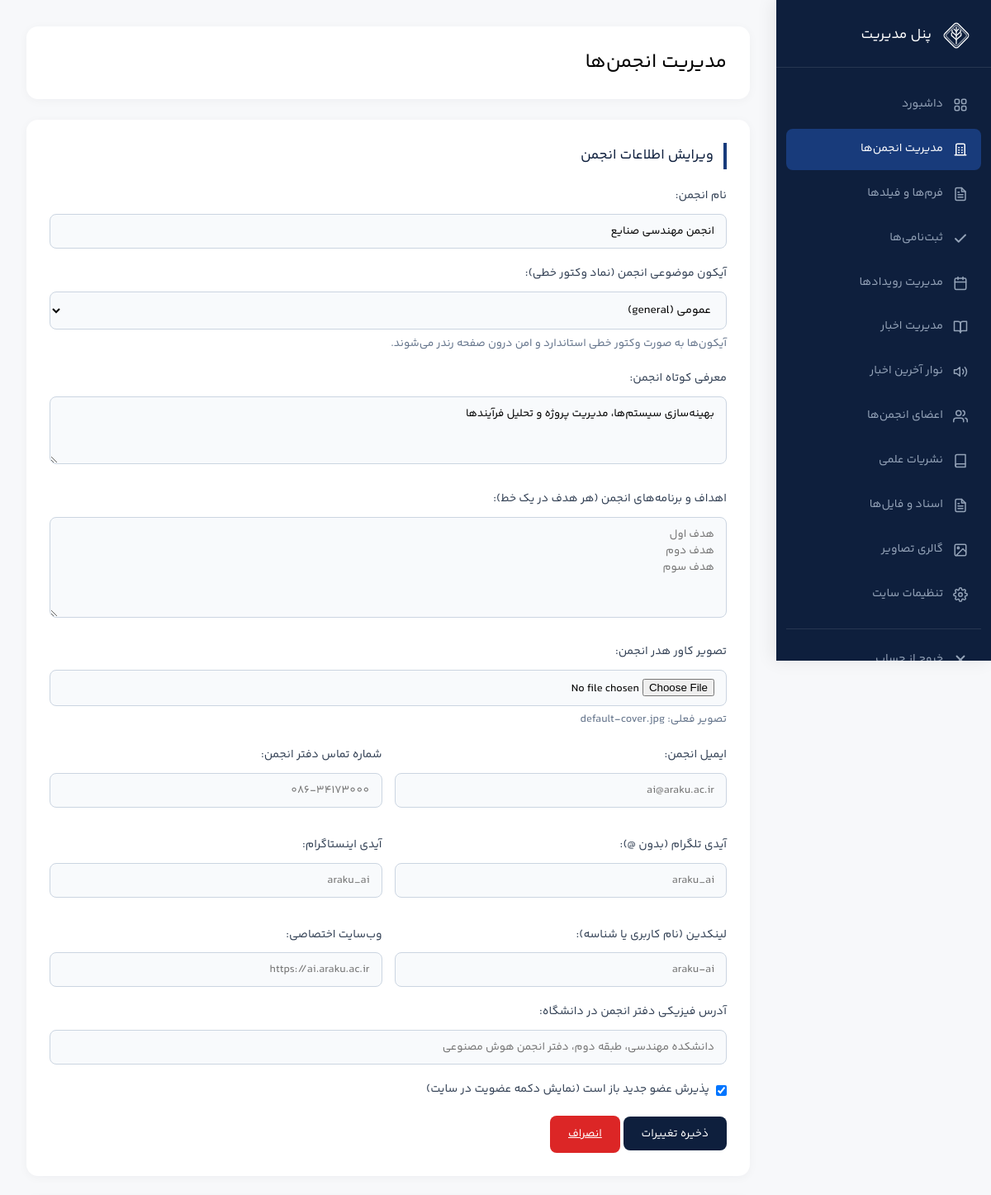
The app's page /admin/associations.php?edit=7 (signed in, upper part), older data.
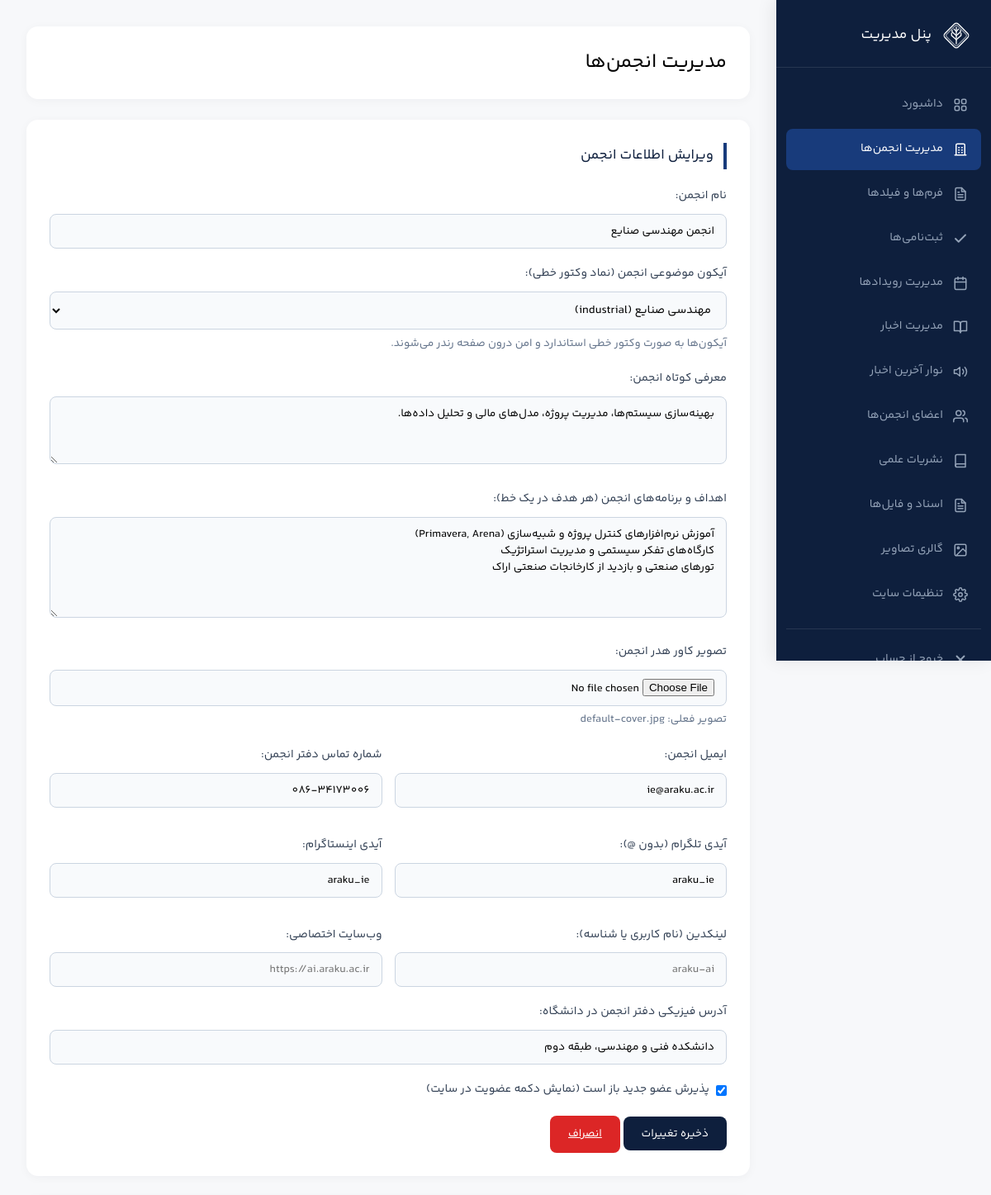
The same page, newer data.
### tables this page shows
CREATE TABLE IF NOT EXISTS `associations` (
  `id` int(11) NOT NULL AUTO_INCREMENT PRIMARY KEY,
  `name` varchar(255) NOT NULL,
  `description` text,
  `goals` text,
  `icon` varchar(255) DEFAULT NULL,
  `icon_key` varchar(50) DEFAULT 'general',
  `cover_image` varchar(255) DEFAULT NULL,
  `email` varchar(255) DEFAULT NULL,
  `phone` varchar(50) DEFAULT NULL,
  `telegram` varchar(100) DEFAULT NULL,
  `instagram` varchar(100) DEFAULT NULL,
  `linkedin` varchar(100) DEFAULT NULL,
  `website` varchar(255) DEFAULT NULL,
  `address` text,
  `membership_open` tinyint(1) DEFAULT 1
) DEFAULT CHARSET=utf8mb4;

### includes/icons.php (called while the page is built, shortened)
<?php
function assocIconCatalog() {
    return [
        'ai'         => 'هوش مصنوعی',
        'humanities' => 'علوم انسانی',
        'biology'    => 'زیست‌شناسی',
        'physics'    => 'فیزیک',
        'chemistry'  => 'شیمی',
        'computer'   => 'کامپیوتر',
        'industrial' => 'مهندسی صنایع',
        'math'       => 'ریاضی',
        'general'    => 'عمومی',
    ];
}

### admin/associations.php (the view, shortened to what the changed rows need)
<?php
require_once __DIR__ . '/../includes/db.php';
require_once __DIR__ . '/../includes/icons.php';
$edit = null;
if (isset($_GET['edit'])) {
    $stmt = $pdo->prepare("SELECT * FROM associations WHERE id=?");
    $stmt->execute([(int)$_GET['edit']]);
    $edit = $stmt->fetch();
}
$list = $pdo->query("SELECT * FROM associations ORDER BY id DESC")->fetchAll();
$catalog = assocIconCatalog();
include 'inc/header.php'; ?>
<div class="admin-header"><h2>مدیریت انجمن‌ها</h2></div>
<div class="admin-card">
    <form method="POST" enctype="multipart/form-data">
        <div class="form-group">
            <label>نام انجمن:</label>
            <input type="text" name="name" value="<?= htmlspecialchars($edit['name'] ?? '') ?>" required>
        </div>
        <div class="form-group">
            <label>آیکون موضوعی انجمن (نماد وکتور خطی):</label>
            <select name="icon_key" style="font-size:14px;">
                <?php foreach ($catalog as $key => $title): ?>
                    <option value="<?= $key ?>" <?= ($edit['icon_key'] ?? '') === $key ? 'selected' : '' ?>>
                        <?= htmlspecialchars($title) ?> (<?= $key ?>)
                    </option>
                <?php endforeach; ?>
            </select>
            <small style="color:#64748b; display:block; margin-top:5px;">آیکون‌ها به صورت وکتور خطی استاندارد و امن درون صفحه رندر می‌شوند.</small>
        </div>
        <div class="form-group">
            <label>معرفی کوتاه انجمن:</label>
            <textarea name="description" rows="3"><?= htmlspecialchars($edit['description'] ?? '') ?></textarea>
        </div>
        <div class="form-group">
            <label>اهداف و برنامه‌های انجمن (هر هدف در یک خط):</label>
            <textarea name="goals" rows="5" placeholder="هدف اول&#10;هدف دوم&#10;هدف سوم"><?= htmlspecialchars($edit['goals'] ?? '') ?></textarea>
        </div>
        <div class="form-group">
            <label>تصویر کاور هدر انجمن:</label>
            <input type="file" name="cover" accept="image/*">
            <?php if (!empty($edit['cover_image'])): ?>
                <small style="display:block; margin-top:4px; color:#64748b;">تصویر فعلی: <?= htmlspecialchars($edit['cover_image']) ?></small>
            <?php endif; ?>
        </div>
        <div style="display:grid; grid-template-columns:1fr 1fr; gap:15px;">
            <div class="form-group">
                <label>ایمیل انجمن:</label>
                <input type="email" name="email" value="<?= htmlspecialchars($edit['email'] ?? '') ?>" placeholder="ai@araku.ac.ir">
            </div>
            <div class="form-group">
                <label>شماره تماس دفتر انجمن:</label>
                <input type="text" name="phone" value="<?= htmlspecialchars($edit['phone'] ?? '') ?>" placeholder="086-34173000">
            </div>
            <div class="form-group">
                <label>آیدی تلگرام (بدون @):</label>
                <input type="text" name="telegram" value="<?= htmlspecialchars($edit['telegram'] ?? '') ?>" placeholder="araku_ai">
            </div>
            <div class="form-group">
                <label>آیدی اینستاگرام:</label>
                <input type="text" name="instagram" value="<?= htmlspecialchars($edit['instagram'] ?? '') ?>" placeholder="araku_ai">
            </div>
        </div>
        <div class="form-group">
            <label>آدرس فیزیکی دفتر انجمن در دانشگاه:</label>
            <input type="text" name="address" value="<?= htmlspecialchars($edit['address'] ?? '') ?>" placeholder="دانشکده مهندسی، طبقه دوم، دفتر انجمن هوش مصنوعی">
        </div>
        <div class="form-group" style="display:flex; align-items:center; gap:8px;">
            <input type="checkbox" name="membership_open" id="membership_open" style="width:auto;" <?= (!isset($edit['membership_open']) || $edit['membership_open']) ? 'checked' : '' ?>>
            <label for="membership_open" style="margin-bottom:0; cursor:pointer;">پذیرش عضو جدید باز است (نمایش دکمه عضویت در سایت)</label>
        </div>
    </form>
</div>
<?php include 'inc/footer.php'; ?>

Row changes from the older to the newer data that the page shows:
changed associations "default-cover.jpg": icon_key "عمومی (general)" → "مهندسی صنایع (industrial)"; description "بهینه‌سازی سیستم‌ها، مدیریت پروژه و تحلیل فرآیندها" → "بهینه‌سازی سیستم‌ها، مدیریت پروژه، مدل‌های مالی و تحلیل داده‌ها."; goals (not shown) → "آموزش نرم‌افزارهای کنترل پروژه و شبیه‌سازی (Primavera, Arena) کارگاه‌های تفکر سیستمی و مدیریت استراتژیک تورهای صنعتی و بازدید از کارخانجات صنعتی اراک"; email (not shown) → "ie@araku.ac.ir"; phone (not shown) → "086-34173006"; telegram (not shown) → "araku_ie"; instagram (not shown) → "araku_ie"; address (not shown) → "دانشکده فنی و مهندسی، طبقه دوم"
